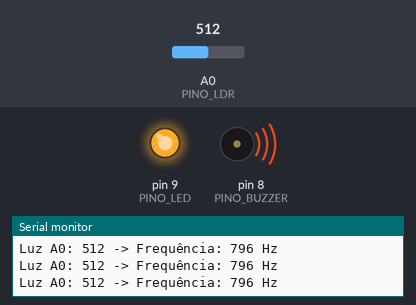
Simulated run of this sketch. Board: Arduino Uno, built with avr-gcc and run on an emulated ATmega328P. On the bench: output pins drawn as LEDs (lit = HIGH), buzzer (waves = sounding), the last lines printed to the serial monitor. The inputs (shaded band) are chosen by the test bench; at power-on: A0 (PINO_LDR) = 512.

Above: at 4.2 s.
4.3 s: A0 (PINO_LDR) set to 750
At 5.1 s:
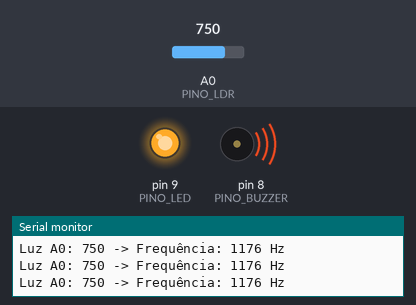
7.3 s: A0 (PINO_LDR) set to 779
At 8.5 s:
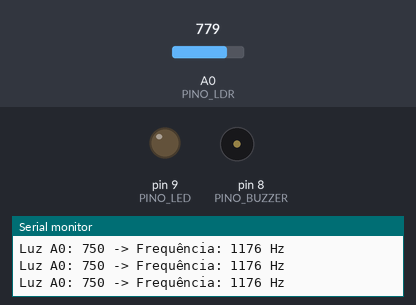
Timing chart, 0 to 10.3 s (numbered marks = the images above; inputs shaded):
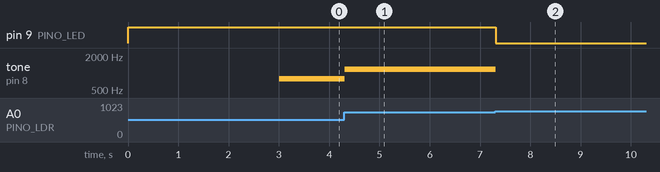

The sketch:

p19_theremin_de_luz.ino
```cpp
/*
 * Projeto 19: Theremin de Luz
 * O que faz: Calibra a luz ambiente nos primeiros 3s e converte a sombra da mão no LDR em notas musicais.
 * Ligações: A0 (Divisor LDR + 10 kΩ), D8 (Buzzer Passivo), D9 (LED Verde via resistor 220 Ω)
 * Bibliotecas: Nenhuma biblioteca extra
 * Material: 80 Projetos Arduino
 */

const byte PINO_LDR = A0;    // Divisor de tensão do LDR
const byte PINO_BUZZER = 8;  // Buzzer passivo
const byte PINO_LED = 9;     // LED indicador

const int FREQ_MIN_HZ = 220;  // AJUSTE AQUI: nota mais grave (Hz)
const int FREQ_MAX_HZ = 1200; // AJUSTE AQUI: nota mais aguda (Hz)

int luzMin = 1023;
int luzMax = 0;

void setup() {
  Serial.begin(9600);
  pinMode(PINO_BUZZER, OUTPUT);
  pinMode(PINO_LED, OUTPUT);

  Serial.println(F("Calibrando luz ambiente por 3s (mova a mão sobre o LDR)..."));
  digitalWrite(PINO_LED, HIGH);

  unsigned long inicio = millis();
  while (millis() - inicio < 3000) {
    int v = analogRead(PINO_LDR);
    if (v > luzMax) luzMax = v;
    if (v < luzMin) luzMin = v;
    delay(10);
  }
  digitalWrite(PINO_LED, LOW);

  // Garante faixa mínima caso o aluno não tenha movido a mão na calibração
  if (luzMax - luzMin < 80) {
    luzMin = 150;
    luzMax = 800;
  }

  Serial.print(F("Sistema pronto! Theremin de Luz calibrado (Min: "));
  Serial.print(luzMin);
  Serial.print(F(" | Max: "));
  Serial.print(luzMax);
  Serial.println(F(")."));
}

void loop() {
  int leitura = analogRead(PINO_LDR);

  // Se não houver sombra da mão (perto do máximo de luz), mantém em silêncio
  if (leitura > (luzMax - 35)) {
    noTone(PINO_BUZZER);
    digitalWrite(PINO_LED, LOW);
  } else {
    int freq = map(leitura, luzMin, luzMax - 35, FREQ_MIN_HZ, FREQ_MAX_HZ);
    freq = constrain(freq, FREQ_MIN_HZ, FREQ_MAX_HZ);
    tone(PINO_BUZZER, (unsigned int)freq);
    digitalWrite(PINO_LED, HIGH);

    Serial.print(F("Luz A0: "));
    Serial.print(leitura);
    Serial.print(F(" -> Frequência: "));
    Serial.print(freq);
    Serial.println(F(" Hz"));
  }

  delay(35);
}
```

Measured:
- the behaviour switches between 765 and 766 on A0 (PINO_LDR) (found by bisection; images 1 and 2)
- after the input at 4.3 s, tone on pin 8 (PINO_BUZZER): 796 Hz → 1176 Hz at once
- after the input at 7.3 s, pin 9 (PINO_LED): HIGH → LOW at once; tone on pin 8 (PINO_BUZZER): 1176 Hz → silent at once
